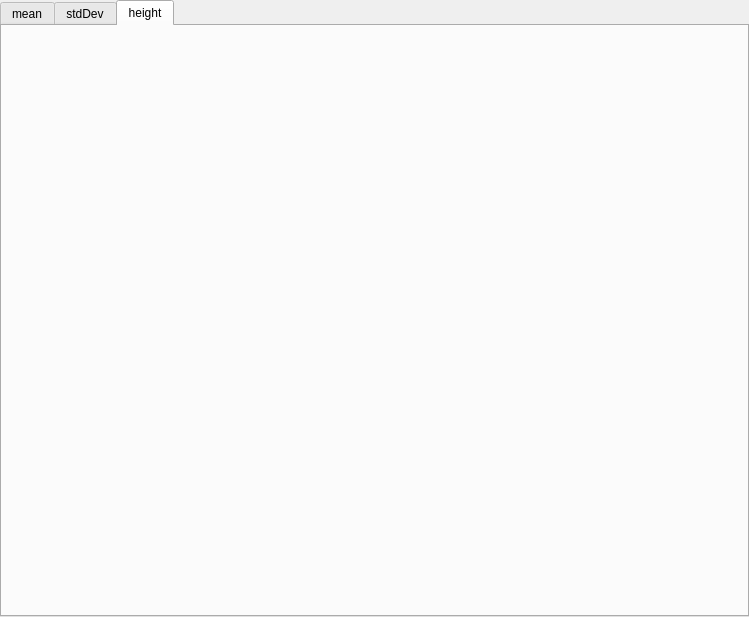
<?xml version="1.0" encoding="UTF-8"?>
<ui version="4.0">
 <class>GaussianMapWidget</class>
 <widget class="QWidget" name="GaussianMapWidget">
  <property name="geometry">
   <rect>
    <x>0</x>
    <y>0</y>
    <width>749</width>
    <height>617</height>
   </rect>
  </property>
  <property name="windowTitle">
   <string>Form</string>
  </property>
  <layout class="QHBoxLayout" name="horizontalLayout">
   <property name="leftMargin">
    <number>0</number>
   </property>
   <property name="topMargin">
    <number>0</number>
   </property>
   <property name="rightMargin">
    <number>0</number>
   </property>
   <property name="bottomMargin">
    <number>0</number>
   </property>
   <item>
    <widget class="QTabWidget" name="tabs">
     <property name="currentIndex">
      <number>2</number>
     </property>
     <widget class="QWidget" name="meanImage">
      <attribute name="title">
       <string>mean</string>
      </attribute>
      <layout class="QHBoxLayout" name="horizontalLayout_2">
       <item>
        <widget class="QFrame" name="frame">
         <property name="frameShape">
          <enum>QFrame::NoFrame</enum>
         </property>
         <property name="frameShadow">
          <enum>QFrame::Plain</enum>
         </property>
         <layout class="QHBoxLayout" name="horizontalLayout_3">
          <property name="leftMargin">
           <number>0</number>
          </property>
          <property name="topMargin">
           <number>0</number>
          </property>
          <property name="rightMargin">
           <number>0</number>
          </property>
          <property name="bottomMargin">
           <number>0</number>
          </property>
         </layout>
        </widget>
       </item>
      </layout>
     </widget>
     <widget class="QWidget" name="stdDevImage">
      <attribute name="title">
       <string>stdDev</string>
      </attribute>
      <layout class="QHBoxLayout" name="horizontalLayout_4">
       <item>
        <widget class="QFrame" name="frame_2">
         <property name="frameShape">
          <enum>QFrame::NoFrame</enum>
         </property>
         <property name="frameShadow">
          <enum>QFrame::Raised</enum>
         </property>
         <layout class="QHBoxLayout" name="horizontalLayout_5"/>
        </widget>
       </item>
      </layout>
     </widget>
     <widget class="QWidget" name="heightImage">
      <attribute name="title">
       <string>height</string>
      </attribute>
      <layout class="QHBoxLayout" name="horizontalLayout_6">
       <item>
        <widget class="QFrame" name="frame_3">
         <property name="frameShape">
          <enum>QFrame::NoFrame</enum>
         </property>
         <property name="frameShadow">
          <enum>QFrame::Raised</enum>
         </property>
         <layout class="QHBoxLayout" name="horizontalLayout_7">
          <property name="leftMargin">
           <number>0</number>
          </property>
          <property name="topMargin">
           <number>0</number>
          </property>
          <property name="rightMargin">
           <number>0</number>
          </property>
          <property name="bottomMargin">
           <number>0</number>
          </property>
         </layout>
        </widget>
       </item>
      </layout>
     </widget>
    </widget>
   </item>
  </layout>
 </widget>
 <resources/>
 <connections/>
</ui>
